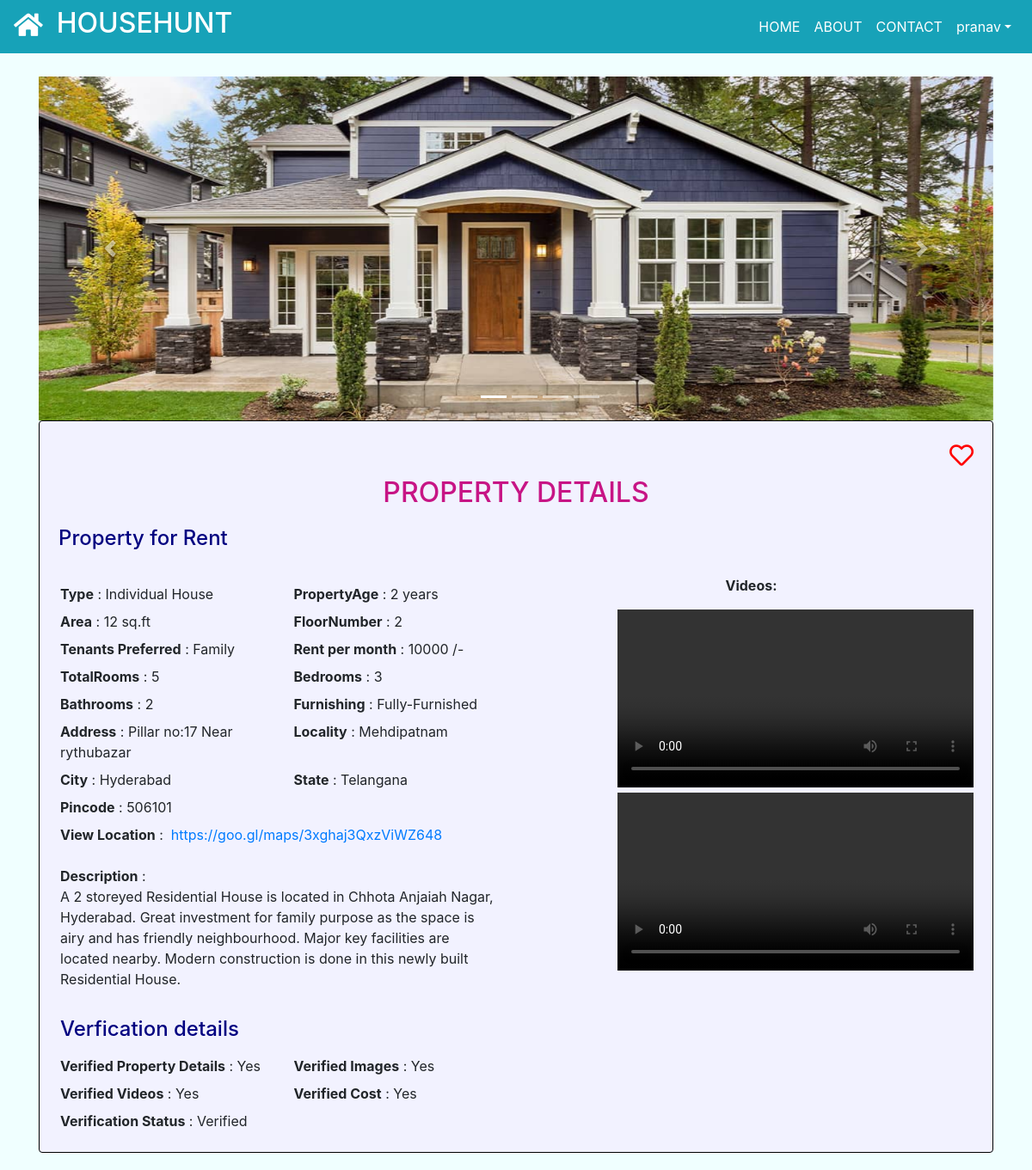
/dashboard/property/1 (signed in), run on the app's committed database.
### accounts/models.py (models this page shows, shortened)
class Accountuser(AbstractUser):
    phonenum=models.CharField(max_length=10)
    is_favourite=models.BooleanField(default=False)

class Image(models.Model):
    prop=models.ForeignKey(Property,on_delete=models.CASCADE)
    image=models.ImageField(upload_to='images/')

class Property(models.Model):
    user=models.ForeignKey(Accountuser, on_delete=models.CASCADE)
    rentorsale=models.CharField(max_length=255,default="")
    propertytype=models.CharField(max_length=255,default="")
    floornumber=models.IntegerField()
    propertyage=models.IntegerField()
    propertysize=models.IntegerField()
    totalrooms=models.IntegerField()
    bedrooms=models.IntegerField()
    bathrooms=models.IntegerField()
    money=models.IntegerField()
    tenantspreferred=models.CharField(max_length=255,default="")
    furnishing=models.CharField(max_length=255,default="")
    amenities=models.CharField(max_length=255,default="")
    address=models.CharField(max_length=255,default="")
    address2=models.CharField(max_length=255,default="")
    city=models.CharField(max_length=255,default="")
    state=models.CharField(max_length=255,default="")
    pincode=models.CharField(max_length=255,default="")
    mapurl=models.URLField(max_length= 200,default="")
    description=models.CharField(max_length=500,default="")
    favourite=models.ManyToManyField(Accountuser,related_name='favourite',blank=True)
    verifiedimages=models.CharField(max_length=10,default="No")
    verifiedvideos=models.CharField(max_length=10,default="No")
    verifiedpropertydetails=models.CharField(max_length=10,default="No")
    verifiedcost=models.CharField(max_length=10,default="No")
    verifiedproperty=models.CharField(max_length=30,default="Not Verified")
    emailstatus=models.CharField(max_length=20,default="NotSent")

class Video(models.Model):
    proper=models.ForeignKey(Property,on_delete=models.CASCADE)
    video=models.FileField(upload_to='videos/')

### accounts/views.py (the view)
# urls.py: path('dashboard/property/<int:my_id>',views.propertyDisplay,name="property_display"),
def propertyDisplay(request,my_id):
    if request.user.is_authenticated:
        context={}
        try:
            propertyobj=Property.objects.get(id=my_id)
            imgobj=Image.objects.filter(prop=propertyobj)
            videoobj=Video.objects.filter(proper=propertyobj)
            if propertyobj.favourite.filter(id=request.user.id).exists():
                request.user.is_favourite=True
                request.user.save()
            else:
                request.user.is_favourite=False
                request.user.save()
            print(propertyobj,imgobj,videoobj)
        except Product.DoesNotExist:
            raise Http404
        context={
            "pro": propertyobj, "img":imgobj, "vid":videoobj,
        }
        return render(request,'propertydisplay.html',context)
    else:
        return redirect('login')

### accounts/templates/propertydisplay.html (shortened to what this page needs)
{% extends 'index.html' %}
{% block content %}
<head>
</head>
<body>
    <div class="container">
        <div id="carouselExampleIndicators" class="carousel slide" data-ride="carousel">
            <ol class="carousel-indicators w-75">
                {% for i in img %}
                <li data-target="#carouselExampleIndicators" data-slide-to="{{forloop.counter0}}" class="{% if forloop.counter0 == 0 %}active{% endif %}"></li>
                {% endfor %}
            </ol>
            <div class="carousel-inner">
                {% for i in img %}
                <div class="carousel-item {% if forloop.counter0 == 0 %}active{% endif %}">
                    <img src="{{i.image.url}}" class="d-block w-100" alt="..." height="400">
                </div>
                {% endfor %}
            </div>
            <a class="carousel-control-prev" href="#carouselExampleIndicators" role="button" data-slide="prev">
                <span class="carousel-control-prev-icon" aria-hidden="true"></span>
            </a>
            <a class="carousel-control-next" href="#carouselExampleIndicators" role="button" data-slide="next">
                <span class="carousel-control-next-icon" aria-hidden="true"></span>
            </a>
        </div>
        <div class="card d-flex">
            <div class="card-body ">
                        <div class="row">
                            {% if user.is_favourite %}
                            <div class="col fav">
                                <a href="{% url 'property_favourite' pro.id %}"><i class="fas fa-heart" style="font-size:28px;color:red"></i></a>
                            </div>
                            {% else %}
                            <div class="col fav">
                                <a href="{% url 'property_favourite' pro.id %}"><i class="far fa-heart" style="font-size:28px;color:red"></i></a>
                            </div>
                            {% endif %}
                        </div>
                        <div class="row">
                            <div class="col cen">
                                <h2 class="card-title heading">PROPERTY DETAILS</h2>
                            </div>
                        </div>
                        <div class="row">
                            <div class="col">
                                <h4 id="head">Property for {{pro.rentorsale}} </h4>
                            </div>
                        </div>
                        <p class="card-text">
                            <div class="row">
                                <div class="col">
                        <div class="table">
                            <div class="row">
                                <div class="col">
                                    <b>Type</b>&nbsp:&nbsp{{pro.propertytype}}
                                </div>
                                <div class="col">
                                    <b>PropertyAge</b>&nbsp:&nbsp;{{pro.propertyage}} years
                                </div>
                            </div>
                            <div class="row">
                                <div class="col">
                                    <b>Area</b>&nbsp:&nbsp{{pro.propertysize}} sq.ft
                                </div>
                                <div class="col">
                                    {% if pro.floornumber != 0 %}
                                    <b>FloorNumber</b>&nbsp:&nbsp;{{pro.floornumber}}
                                    {% endif %}
                                </div>
                            </div>
                            <div class="row">
                                <div class="col">
                                    <b>Tenants Preferred</b>&nbsp:&nbsp{{pro.tenantspreferred}}
                                </div>
                                <div class="col">
                                    {% if pro.rentorsale == "Rent" %}
                                    <b>Rent per month</b>&nbsp:&nbsp;{{pro.money}} /-
                                    {% endif %}
                                </div>
                            </div>
                            <div class="row">
                                <div class="col">
                                    <b>TotalRooms</b>&nbsp:&nbsp{{pro.totalrooms}}
                                </div>
                                <div class="col">
                                    <b>Bedrooms</b>&nbsp:&nbsp;{{pro.bedrooms}}
                                </div>
                            </div>
                            <div class="row">
                                <div class="col">
                                    <b>Bathrooms</b>&nbsp:&nbsp{{pro.bathrooms}}
                                </div>
                                <div class="col">
                                    <b>Furnishing</b>&nbsp:&nbsp;{{pro.furnishing}}
                                </div>
                            </div>
                            <div class="row">
                                <div class="col">
                                    <b>Address</b>&nbsp:&nbsp;{{pro.address}}
                                </div>
                                <div class="col">
                                    <b>Locality</b>&nbsp:&nbsp;{{pro.address2}}
                                </div>
                            </div>
                            <div class="row">
                                <div class="col">
                                    <b>City</b>&nbsp:&nbsp{{pro.city}}
                                </div>
                                <div class="col">
                                    <b>State</b>&nbsp:&nbsp;{{pro.state}}
                                </div>
                            </div>
                            <div class="row">
                                <div class="col">
                                    <b>Pincode</b>&nbsp:&nbsp{{pro.pincode}}
                                </div>
                            </div>
                            <div class="row">
                                <div class="col">
                                    <b>View Location</b>&nbsp:&nbsp <a href={{pro.mapurl}} target="_blank">{{pro.mapurl}}</a>
                                </div>
                            </div>
                        </div>
                        <div class="row">
                            <div class="col">
                                <b>Description</b>&nbsp:
                                <br>
                                {{pro.description}}
                            </div>
                        </div>
                        <br>
                        <div class="row">
                            <div class="col">
                                <h4 id="head">Verfication details </h4>
                            </div>
                        </div>
                        <div class="row">
                            <div class="col">
                                <b>Verified Property Details</b>&nbsp:&nbsp;{{pro.verifiedpropertydetails}}
                            </div>
                            <div class="col">
                                <b>Verified Images</b>&nbsp:&nbsp{{pro.verifiedimages}}
                            </div>
                        </div>
                        <div class="row">
                            <div class="col">
                                <b>Verified Videos</b>&nbsp:&nbsp;{{pro.verifiedvideos}}
                            </div>
                            <div class="col">
                                <b>Verified Cost</b>&nbsp:&nbsp{{pro.verifiedcost}}
                            </div>
                        </div>
                        <div class="row">
                            <div class="col">
                                <b>Verification Status</b>&nbsp:&nbsp;{{pro.verifiedproperty}}
                            </div>
                        </div>
                    </div>
                    <div class="col no">
                        <div class="vide">
                        <p style="text-align:center;"><b>Videos:<b></p>
                        {% for i in vid %}
                            <video class="widhei" height="300" controls>
                            <source src="{{i.video.url}}" type="video/mp4">
                            </video>
                            <br>
                        {% endfor %}
                        </div>
                    </div>
                </div>
            </div>
        </div>
    </div>
{% endblock %}

### accounts/templates/index.html (shortened to what this page needs)
<!DOCTYPE html>
<html lang="en">
<head>
  <link rel="stylesheet" href="https://cdnjs.cloudflare.com/ajax/libs/font-awesome/4.7.0/css/font-awesome.min.css">
  <link rel="stylesheet" href="https://cdn.jsdelivr.net/npm/bootstrap@4.6.0/dist/css/bootstrap.min.css">
  <link rel="stylesheet" href="https://stackpath.bootstrapcdn.com/bootstrap/4.1.3/css/bootstrap.min.css">
  <link rel="stylesheet" href="https://use.fontawesome.com/releases/v5.3.1/css/all.css">
  <link rel="stylesheet" href="https://maxcdn.bootstrapcdn.com/bootstrap/4.5.2/css/bootstrap.min.css">
</head>
<body>
    <nav class="navbar navbar-expand-sm bg-info navbar-dark fixed-top">
    <a class="navbar-brand" href="#"><i class="fa fa-home" style="font-size:30px"></i></a>
    <h2 id="head1">HOUSEHUNT</h2>
    <div class="collapse navbar-collapse" id="collapsibleNavbar">
        <ul class="navbar-nav ml-auto">
        <li class="nav-item">
            <a class="nav-link active" href="{% url 'dashboard' %}">HOME</a>
        </li>
        <li class="nav-item">
            <a class="nav-link active" href="{% url 'about' %}">ABOUT</a>
        </li>
        <li class="nav-item">
            <a class="nav-link active" href="{% url 'contactsupport' %}">CONTACT</a>
        </li>
        <li class="nav-item dropdown active">
            <a class="nav-link dropdown-toggle" href="http://example.com" id="dropdown09" data-toggle="dropdown" aria-haspopup="true" aria-expanded="false">{{user.username}}</a>
        </li>
        </ul>
    </div>
    </nav>
    <br>
    <div class="container-fluid" style="margin-top:15px">
    {% block content %}
    {% endblock %}
    </div>
</body>
</html>

### accounts/templates/index.html (style rules this page uses)
#head1 { color: white; }
body { background-color: azure; }

### accounts/templates/propertydisplay.html (style rules this page uses)
.container { padding-top: 50px; }
.col { padding-top: 4px; }
.cen { text-align: center; }
.card { width: 100%; border: 1px solid black; margin-bottom: 20px; background-color: #f2f2ff; }
.row { padding: 2px; }
.heading { color: #C71585; }
.fav { text-align: right; }
.vide { display: flex; flex-direction: column; }
.no { padding-top: 0px; text-align: right; }
.widhei { width:80%; height:80%; }
#head { color:#000080; }

### data on the page
Accountuser: username "pranav"
Image: image (picture)
Property: rentorsale "Rent", propertytype "Individual House", propertyage "2", propertysize "12", floornumber "2", tenantspreferred "Family", money "10000", totalrooms "5", bedrooms "3", bathrooms "2", furnishing "Fully-Furnished", address "Pillar no:17 Near rythubazar", address2 "Mehdipatnam", city "Hyderabad", state "Telangana", pincode "506101", mapurl "https://goo.gl/maps/3xghaj3QxzViWZ648", description "A 2 storeyed Residential House is located in Chhota Anjaiah Nagar, Hyderabad. Great investment for family purpose as the space is airy and has friendly neighbourhood. Major key facilities are located nearby. Modern construction is done in this newly built Residential House.", verifiedpropertydetails "Yes", verifiedimages "Yes", verifiedvideos "Yes", verifiedcost "Yes", verifiedproperty "Verified"
